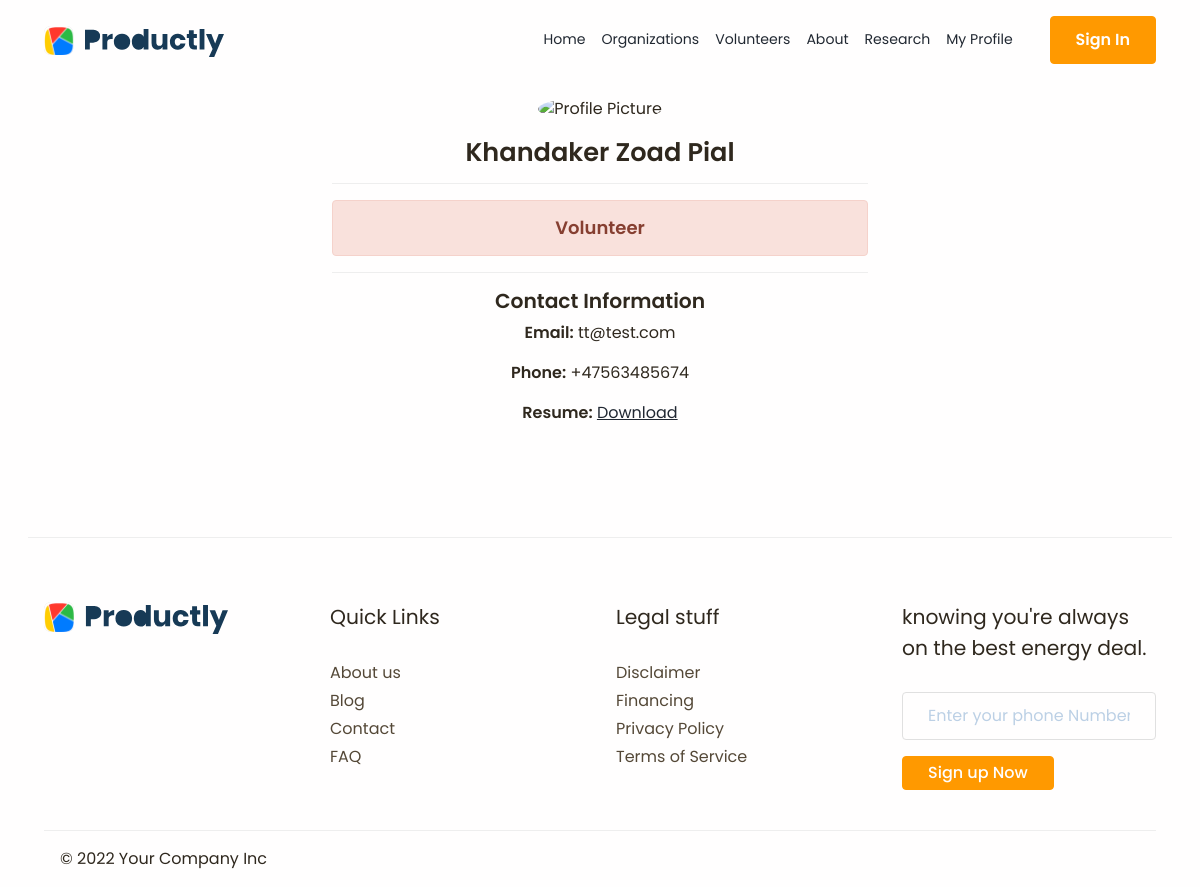
/view_profile/3, run on the app's committed database.
### accounts/models.py (models this page shows)
class Volunteer(models.Model):
    user = models.ForeignKey(User, on_delete=models.CASCADE)
    name = models.TextField(blank=True)
    email = models.TextField(blank=True)
    number =  models.TextField(blank=True)
    resume = models.FileField(upload_to='resumes')

### mainapp/views.py (the view)
# urls.py: path('view_profile/<int:user_id>', views.view_profile, name='view_profile')
def view_profile(request, user_id):
    context = {
    }
    user = User.objects.get(pk=user_id)
    if Volunteer.objects.filter(user=user).count() > 0:
        vol = Volunteer.objects.filter(user=user)[0]
        context['user_type'] = 'Volunteer'
        context['profile'] = vol
    else:
        org = Organization.objects.filter(user=user)[0]
        context['user_type'] = 'Organization'
        context['profile'] = org
    return render(request, 'mainapp/profile.html', context)

### templates/mainapp/profile.html (shortened to what this page needs)
{% extends 'base.html' %}
{% block main_content %}
<div class="container user-profile">
    <div class="card ">
        <div class="card-body">
            <div class="text-center">
                <img src="https://th.bing.com/th/id/R.e3c230f8b39f61607f02c8ff3771773f?rik=u0ah1EK%2fkfCRFQ&pid=ImgRaw&r=0" alt="Profile Picture" class="profile-picture">
                {% if profile.organization_name %}
                <h2 class="mt-3">{{profile.organization_name}}</h2>
                {% else %}
                <h2 class="mt-3">{{profile.name}}</h2>
                {% endif %}
            </div>
            <hr>
            <h5 class="text-center">
                <div class="alert alert-danger" role="alert">
                    {{user_type}}
                  </div>
            </h5>
            <hr>
            <div class="text-center">
                <h4>Contact Information</h4>
                <p><strong>Email:</strong> {{profile.email}}</p>
                {% if profile.number %}
                <p><strong>Phone:</strong> {{profile.number}}</p>
                {% endif %}
                {% if profile.resume %}
                <p><strong>Resume:</strong> <a href="{{profile.resume.url}}">Download</a></p>
                {% else %}
                <p><strong>Service Needed:</strong> {{profile.service_needed}}</p>
                {% endif %}
            </div>
        </div>
    </div>
</div>
{% endblock main_content %}

### templates/mainapp/profile.html (style rules this page uses)
.user-profile { max-width: 600px; margin: 0 auto; }
.profile-picture { width: 150px; height: 150px; border-radius: 50%; object-fit: cover; }

### data on the page
Volunteer: name "Khandaker Zoad Pial", email "tt@test.com", number "+47563485674"

### other printed values
{{ user_type }} "Volunteer"
